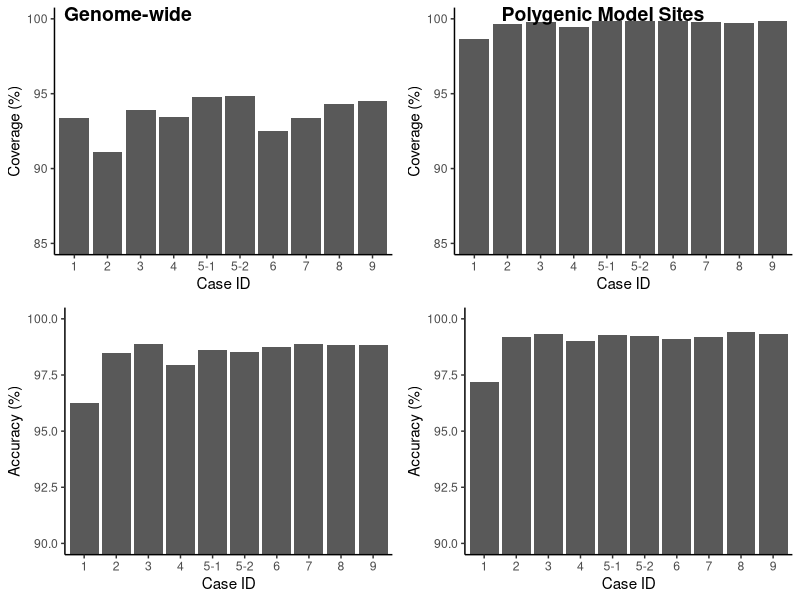
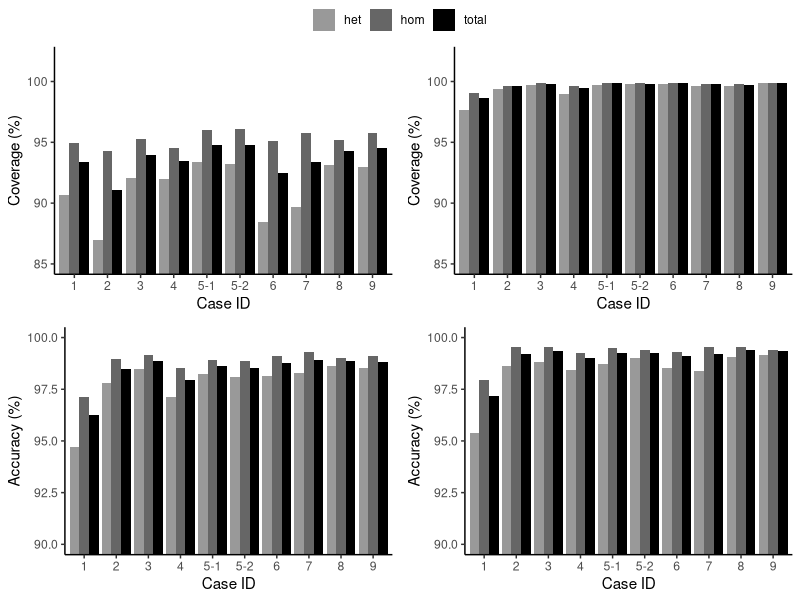

R code for these plots, in order:
library(ggpubr)
library(ggplot2)

gwstats<-read.table("./data/figure1c_gw.txt", header=T)
prstats<-read.table("./data/figure1c_prs.txt", header=T)

#Generate Figure 1C
totalstats<-gwstats[ which(gwstats$gt=='total'), ]
totalcovplot<-ggplot(totalstats, aes(y=cov*100, x=index)) + geom_bar(position="dodge", stat="identity") + ylab("Coverage (%)") + xlab("Case ID")+scale_fill_manual(values = c("#999999","#666666","black")) + theme(panel.grid.major = element_blank(), panel.grid.minor = element_blank(), panel.background = element_blank(), axis.line = element_line(colour = "black"), legend.title=element_blank()) + coord_cartesian(ylim = c(85, 100))
totalerrorplot<-ggplot(totalstats, aes(y=(1-error)*100, x=index)) + geom_bar(position="dodge", stat="identity") + ylab("Accuracy (%)") + xlab("Case ID")+scale_fill_manual(values = c("#999999","#666666","black")) + theme(panel.grid.major = element_blank(), panel.grid.minor = element_blank(), panel.background = element_blank(), axis.line = element_line(colour = "black"), legend.title=element_blank()) + coord_cartesian(ylim = c(90, 100))

prstotalstats<-prstats[ which(prstats$gt=='total'), ]
prstotalcovplot<-ggplot(prstotalstats, aes(y=cov*100, x=index)) + geom_bar(position="dodge", stat="identity") + ylab("Coverage (%)") + xlab("Case ID")+scale_fill_manual(values = c("#999999","#666666","black")) + theme(panel.grid.major = element_blank(), panel.grid.minor = element_blank(), panel.background = element_blank(), axis.line = element_line(colour = "black"), legend.title=element_blank()) + coord_cartesian(ylim = c(85, 100))
prstotalerrorplot<-ggplot(prstotalstats, aes(y=(1-error)*100, x=index)) + geom_bar(position="dodge", stat="identity") + ylab("Accuracy (%)") + xlab("Case ID")+scale_fill_manual(values = c("#999999","#666666","black")) + theme(panel.grid.major = element_blank(), panel.grid.minor = element_blank(), panel.background = element_blank(), axis.line = element_line(colour = "black"), legend.title=element_blank()) + coord_cartesian(ylim = c(90, 100))

png("./figures/totalcoverage_error.png", width=800, height=800)
ggarrange(totalcovplot, prstotalcovplot,totalerrorplot,prstotalerrorplot,ncol=2,nrow=2, labels=c("Genome-wide", "Polygenic Model Sites"), common.legend=TRUE)
dev.off()

#Generate Supp figure
#Genome-wide coverage and error plots
cov<-ggplot(gwstats, aes(fill=gt, y=cov*100, x=index)) + geom_bar(position="dodge", stat="identity") + ylab("Coverage (%)") + xlab("Case ID")+scale_fill_manual(values = c("#999999","#666666","black")) + theme(panel.grid.major = element_blank(), panel.grid.minor = element_blank(), panel.background = element_blank(), axis.line = element_line(colour = "black"), legend.title=element_blank()) + coord_cartesian(ylim = c(85, 102))
error<-ggplot(gwstats, aes(fill=gt, y=(1-error)*100, x=index)) + geom_bar(position="dodge", stat="identity") + ylab("Accuracy (%)") + xlab("Case ID")+scale_fill_manual(values = c("#999999","#666666","black")) + theme(panel.grid.major = element_blank(), panel.grid.minor = element_blank(), panel.background = element_blank(), axis.line = element_line(colour = "black"), legend.title=element_blank()) + coord_cartesian(ylim = c(90, 100))

#PRS cov and error plots
prscovbygt<-ggplot(prstats, aes(fill=gt, y=cov*100, x=index)) + geom_bar(position="dodge", stat="identity") + ylab("Coverage (%)") + xlab("Case ID")+scale_fill_manual(values = c("#999999","#666666","black")) + theme(panel.grid.major = element_blank(), panel.grid.minor = element_blank(), panel.background = element_blank(), axis.line = element_line(colour = "black"), legend.title=element_blank()) + coord_cartesian(ylim = c(85, 102))
prserrorbygt<-ggplot(prstats, aes(fill=gt, y=(1-error)*100, x=index)) + geom_bar(position="dodge", stat="identity") + ylab("Accuracy (%)") + xlab("Case ID")+scale_fill_manual(values = c("#999999","#666666","black")) + theme(panel.grid.major = element_blank(), panel.grid.minor = element_blank(), panel.background = element_blank(), axis.line = element_line(colour = "black"), legend.title=element_blank()) + coord_cartesian(ylim = c(90, 100))

#Put together in grid
png("./figures/coverage_error_bygt.tiff", width=400, height=400)
ggarrange(cov, prscovbygt,error,prserrorbygt,ncol=2,nrow=2,  common.legend=TRUE)
dev.off()
